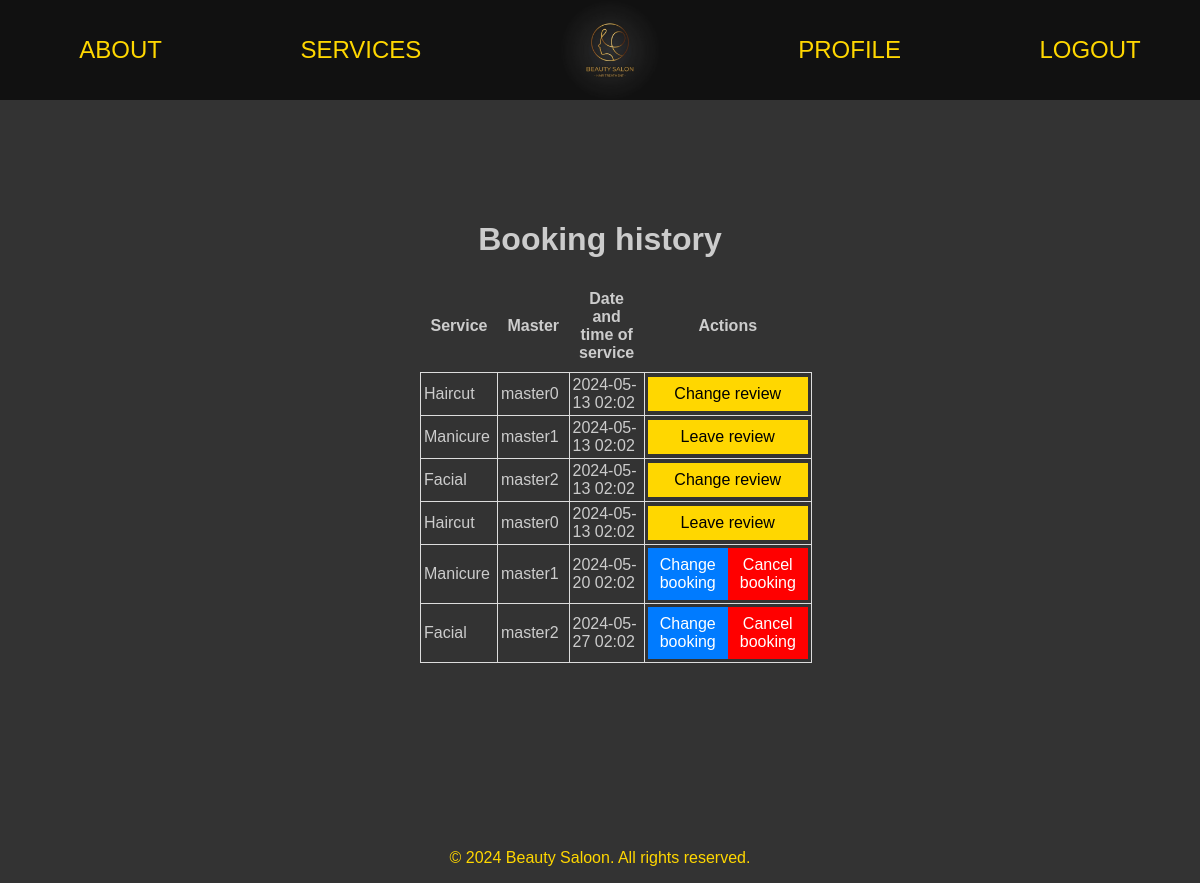
Before: /profile/list_booking (signed in) with the older database file.
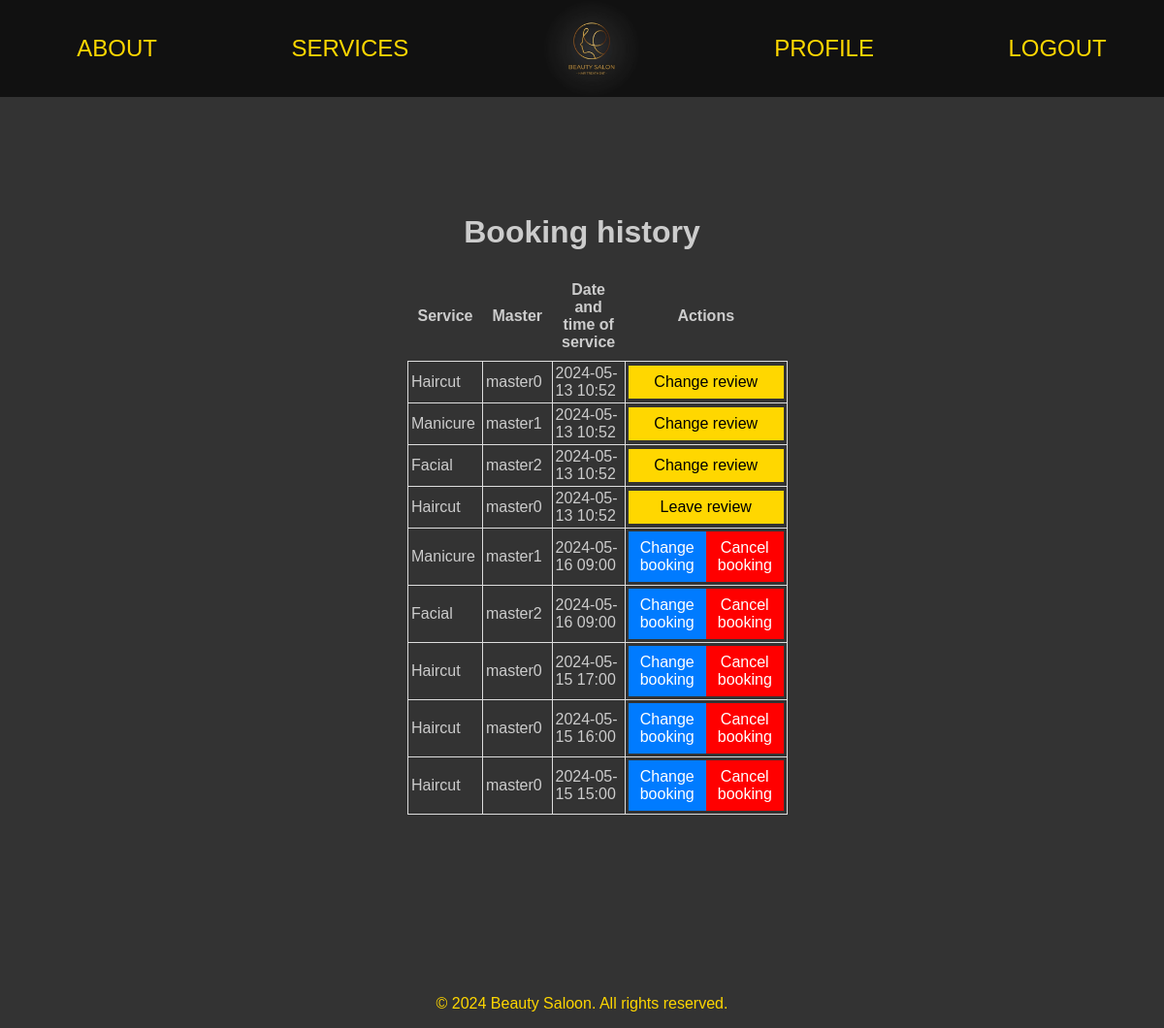
After: the same page with the newer database file.
### booking/models.py (models this page shows, shortened)
class Booking(models.Model):
    customer = models.ForeignKey(Customer, on_delete=models.CASCADE)
    service = models.ForeignKey(Service, on_delete=models.CASCADE)
    service_provider = models.ForeignKey(ServiceProvider, on_delete=models.CASCADE)
    appointment_datetime = models.DateTimeField(default=timezone.now) #TODO удалить default после сдачи, нужно для заполнения бд командой
    created_at = models.DateTimeField(default=timezone.now)

class Service(models.Model):
    name = models.CharField(max_length=100)
    description = models.TextField()
    duration = models.DurationField()
    price = models.DecimalField(max_digits=6, decimal_places=2)  # Цена услуги

class BaseProfile(models.Model):
    user = models.OneToOneField(User, on_delete=models.CASCADE)
    phone = models.CharField(max_length=20)
    birth_date = models.DateField(null=True, blank=True)
    class Meta:
        abstract = True  # Указываем, что модель является абстрактной и не должна создаваться в базе данных

class ServiceProvider(BaseProfile):
    specialization = models.CharField(max_length=100)
    service = models.ManyToManyField('Service')

### booking/views/booking.py (the view)
# urls.py: path('profile/list_booking', list_booking, name='list_booking'),
@login_required
def list_booking(request):
    user = request.user
    now = timezone.now()
    try:
        customer_profile = Customer.objects.get(user=user)
        bookings = customer_profile.booking_set.all()
    except Customer.DoesNotExist:
        bookings = []
    return render(request, 'profile/user_booking.html', {'bookings': bookings, 'now': now})

### booking/templates/profile/user_booking.html (shortened to what this page needs)
{% extends 'base.html' %}
{% load static %}
{% block content %}
<div class="order-history">
    <h1 class="order-history__header">Booking history</h1>
    <div class="order-history__table-container">
        <table class="order-history__table">
            <thead>
            <tr>
                <th class="order-history__column-header">Service</th>
                <th class="order-history__column-header">Master</th>
                <th class="order-history__column-header">Date and time of service</th>
                <th class="order-history__column-header">Actions</th>
            </tr>
            </thead>
            <tbody>
            {% for booking in bookings %}
            <tr class="order-history__row">
                <td class="order-history__cell">{{ booking.service.name }}</td>
                <td class="order-history__cell">{{ booking.service_provider.user.username }}</td>
                <td class="order-history__cell">{{ booking.appointment_datetime|date:"Y-m-d H:i" }}</td>
                <td class="order-history__cell">
                    <div class="order-history__actions-container">
                        {% if booking.appointment_datetime > now %}
                        <a href="{% url 'user_booking_update' booking.id %}"
                           class="order-history__link order-history__link--edit">Change booking</a>
                        <a href="#" class="order-history__link order-history__link--delete" data-id="{{ booking.id }}"
                           onclick="confirmDelete(event, this)">Cancel booking</a>
                        {% else %}
                        {% if booking.review_set.exists %}
                        <a href="{% url 'add_review' booking.id %}" class="order-history__link order-history__link--review">Change review</a>
                        {% else %}
                        <a href="{% url 'add_review' booking.id %}" class="order-history__link order-history__link--review">Leave review</a>
                        {% endif %}
                        {% endif %}
                    </div>
                </td>
            </tr>
            {% empty %}
            <tr class="order-history__row">
                <td colspan="4" class="order-history__cell">No bookings.</td>
            </tr>
            {% endfor %}
            </tbody>
        </table>
    </div>
</div>
{% endblock %}

### booking/templates/base.html (shortened to what this page needs)
<!DOCTYPE html>
{% load static %}
<html lang="en">
<head>
    <link rel="stylesheet" href="{% static 'css/style.css' %}">
</head>
<body>
<header>
    <nav class="nav-container">
        <ul class="navlist">
            <li><a href="{% url 'about_us' %}" class="nav-link">ABOUT</a></li>
            <li><a href="{% url 'services' %}" class="nav-link">SERVICES</a></li>
            <li><a href="{% url 'main' %}" class="nav-link"><img src="{% static 'images/main_logo.png' %}" alt="Logo"></a></li>
            {% if request.user.is_authenticated %}
            <li><a href="{% url 'user_profile' %}" class="nav-link">PROFILE</a></li>
            <li><a href="{% url 'logout' %}" class="nav-link">LOGOUT</a></li>
            {% else %}
            <li><a href="{% url 'signup' %}" class="nav-link">REGISTER</a></li>
            <li><a href="{% url 'login' %}" class="nav-link">SIGN IN</a></li>
            {% endif %}
        </ul>
    </nav>
</header>
<main>
    {% block content %}
    {% endblock %}
</main>
<footer>
    <p>© 2024 Beauty Saloon. All rights reserved.</p>
</footer>
</body>
</html>

### booking/static/css/style.css (style rules this page uses)
body { margin: 0; font-family: 'Fira Sans', sans-serif; background-color: #333; color: #ccc; }
footer { color: gold; text-align: center; position: absolute; bottom: 0; width: 100%; }
main { padding: 200px; }
.nav-container { height: 100px; width: 100%; position: fixed; top: 0; left: 0; display: flex; align-items: center; justify-content: center; background-color: #111111; z-index: 1000; box-sizing: border-box; font-size: 24px; text-align: center; }
.nav-link img { width: 100%; height: 100px; object-fit: contain; }
.nav-container ul { display: flex; align-items: center; justify-content: center; list-style-type: none; margin: 0; padding: 0; }
.nav-container .nav-link, .nav-container .nav-button, .nav-container form { text-decoration: none; color: gold; margin-left: 20px; background-color: transparent; border: none; cursor: pointer; font-size: 24px; display: inline-flex; align-items: center; }
.navlist { display: flex; list-style: none; padding: 0; margin: 0; width: 100%; justify-content: space-around; }
.navlist li { flex-grow: 1; text-align: center; display: flex; justify-content: center; align-items: center; }
.order-history { width: 50%; margin: auto; }
.order-history__header { text-align: center; }
.order-history__table-container { margin: 20px; background-color: transparent; }
.order-history__table { width: 80%; margin-left: auto; margin-right: auto; border-collapse: collapse; }
.order-history__column-header { padding: 10px; text-align: center; }
.order-history__cell { height: 30px; padding: 3px; border: 1px solid #ddd; }
.order-history__actions-container { display: flex; width: 100%; }
.order-history__link { flex: 1; text-align: center; padding: 8px 12px; color: white; text-decoration: none; display: inline-block; }
.order-history__link--review { position: relative; display: inline-block; padding: 8px 12px; background-color: gold; color: black; text-align: center; text-decoration: none; border: none; cursor: pointer; transition: background-color 0.3s; }
.order-history__link--edit { background-color: #007bff; }
.order-history__link--delete { background-color: #ff0000; }

Changed rows visible on the page:
changed Booking (number 1 of 9 on the later page): appointment_datetime "2024-05-13 02:02" → "2024-05-13 10:52"
changed Booking (number 2 of 9 on the later page): appointment_datetime "2024-05-13 02:02" → "2024-05-13 10:52"; appointment_datetime "Leave review" → "Change review"
changed Booking (number 3 of 9 on the later page): appointment_datetime "2024-05-13 02:02" → "2024-05-13 10:52"
changed Booking (number 4 of 9 on the later page): appointment_datetime "2024-05-13 02:02" → "2024-05-13 10:52"
changed Booking (number 5 of 9 on the later page): appointment_datetime "2024-05-20 02:02" → "2024-05-16 09:00"
changed Booking (number 6 of 9 on the later page): appointment_datetime "2024-05-27 02:02" → "2024-05-16 09:00"
now on this page (row edited): Booking: service.name "Haircut", service_provider.user.username "master0", appointment_datetime "2024-05-15 17:00"
added Booking: service.name "Haircut", service_provider.user.username "master0", appointment_datetime "2024-05-15 16:00"
added Booking: service.name "Haircut", service_provider.user.username "master0", appointment_datetime "2024-05-15 15:00"
